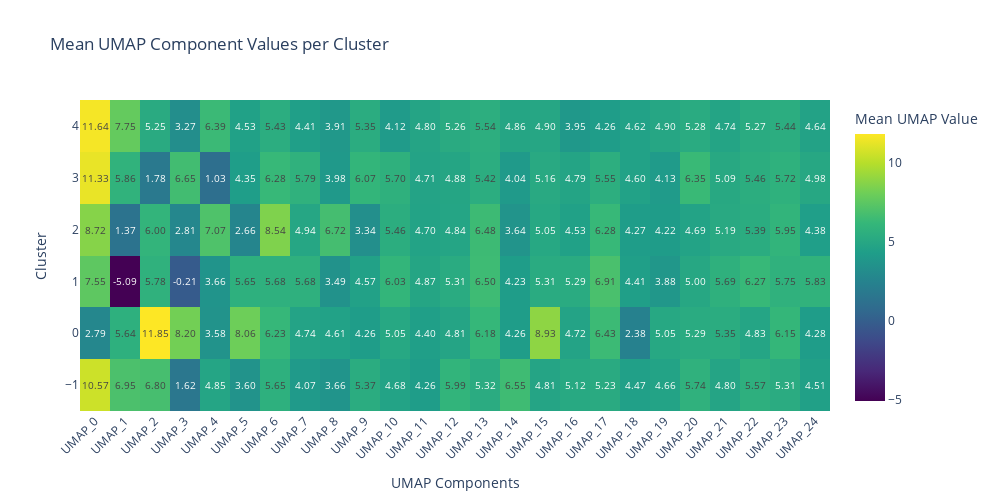

The notebook cell this image was saved under:
### Code cell
import plotly.graph_objects as go

cluster_means = df_embed_with_cluster.groupby('cluster').mean().sort_index()
z = cluster_means.values
text = np.round(z, 2)
fig = go.Figure(data=go.Heatmap(
    z=z,
    x=cluster_means.columns,
    y=cluster_means.index,
    colorscale='Viridis',
    colorbar=dict(title='Mean UMAP Value'),
    text=text,        
    texttemplate="%{text:.2f}",
    textfont={"size":10}
))

fig.update_layout(
    title="Mean UMAP Component Values per Cluster",
    xaxis_title="UMAP Components",
    yaxis_title="Cluster",
    xaxis_tickangle=-45,
    width=1000,
    height=500
)

fig.show()

### Figure 1 — Plotly figure (JSON) as saved in the notebook; plotly's stock layout.template omitted (floating-point values rounded to 4 significant figures; data arrays with more than 128 entries replaced by an {"elided": "..."} marker saying what was removed)
{"data": [{"colorbar": {"title": {"text": "Mean UMAP Value"}}, "colorscale": [[0, "#440154"], [0.1111, "#482878"], [0.2222, "#3e4989"], [0.3333, "#31688e"], [0.4444, "#26828e"], [0.5556, "#1f9e89"], [0.6667, "#35b779"], [0.7778, "#6ece58"], [0.8889, "#b5de2b"], [1, "#fde725"]], "text": {"elided": "6x25 float values"}, "textfont": {"size": 10}, "texttemplate": "%{text:.2f}", "type": "heatmap", "x": ["UMAP_0", "UMAP_1", "UMAP_2", "UMAP_3", "UMAP_4", "UMAP_5", "UMAP_6", "UMAP_7", "UMAP_8", "UMAP_9", "UMAP_10", "UMAP_11", "UMAP_12", "UMAP_13", "UMAP_14", "UMAP_15", "UMAP_16", "UMAP_17", "UMAP_18", "UMAP_19", "UMAP_20", "UMAP_21", "UMAP_22", "UMAP_23", "UMAP_24"], "y": [-1, 0, 1, 2, 3, 4], "z": {"elided": "6x25 float values"}}], "layout": {"height": 500, "title": {"text": "Mean UMAP Component Values per Cluster"}, "width": 1000, "xaxis": {"autorange": true, "range": [-0.5, 24.5], "tickangle": -45, "title": {"text": "UMAP Components"}, "type": "category"}, "yaxis": {"autorange": true, "range": [-1.5, 4.5], "title": {"text": "Cluster"}, "type": "linear"}}}
